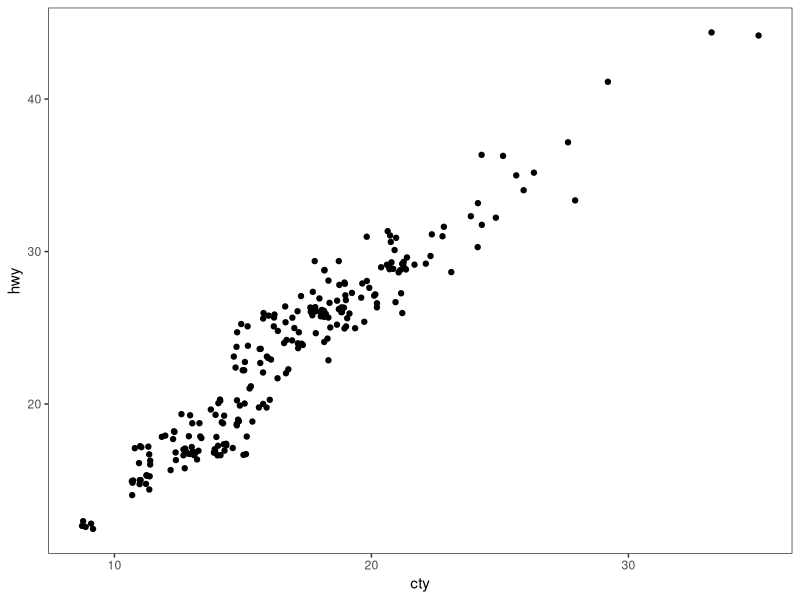

Reproduce this figure in R. (Note: this script raises an error after producing the figure.)
# ---------------------------------------------------------- #
#### MODULE 3: Plot even more data!                       ####               
# ---------------------------------------------------------- #

## OBJECTIVE:
# 1. To develop a "grammar of graphics".
# 2. To become comfortable using ggplot2 for exploratory data visualization.


# ---------------------------------------------------------- #
#### SET UP:                                              ####
# ---------------------------------------------------------- #
# REMINDER: In RStudio, open the Rproject for our course (UNCG_DataWrangling), 
# pull any changes from GitHub, and navigate to the branch you created for 
# yourself (just a single branch for the whole semester) in RStudio's Git tab.
# Open this week's assignment in this new branch to complete and submit on GitHub.
# Ideally, you'll commit your answers a bit at a time as you work through
# this assignment, rather than committing all at once at the end.

# Reminder of some helpful resources for graphing in R:
# ggplot Cookbook: http://www.cookbook-r.com/Graphs/
# Official ggplot2 Book: https://ggplot2-book.org/
# Themes in ggplot2: https://ggplot2-book.org/polishing.html#themes

# In ggplot2, aesthetic means “something you can see”. Each aesthetic is a
# mapping between a visual cue and a variable.
# Examples include:
# position (i.e., on the x and y axes)
# color (“outside” color)
# fill (“inside” color)
# shape (of points)
# line type
# size

# Each type of geometric object (geom) accepts only a subset of all aesthetics.
# Refer to the geom help pages to see what mappings each geom accepts. Aesthetic
# mappings are set with the aes() function.
??geom

# TASK: We will be using the ggplot2 package for graphing. Fortunately, ggplot2 
# is nested within the tidyverse package (along with many others).
# Start by writing code to load the tidyverse library.
# HINT: see the end of assignment #1 if you forgot how to load a package.
library(tidyverse)

# TASK: Write code below to set your theme to black and white and both your major
# AND minor gridlines to element_blank for all plots you'll be making today.
# HINT: Check back to last week's assignment section 1.9 for setting themes for
# all plots.
theme_set(
  theme_bw() +
    theme(
      panel.grid.major = element_blank(),
      panel.grid.minor = element_blank()
    )
)

# ---------------------------------------------------------- #
#### 1.0 CORRELATION                                      ####
# ---------------------------------------------------------- #

# We learned how to make correlations last week, but it never hurts to get
# more practice! Let's start by using a data set built into ggplot2.
# The mpg dataset looks at the gas efficiency of different cars. Run the following
# code to load the data:
data(mpg, package = "ggplot2")

# TASK: Create a scatterplot (i.e., a dot plot) to relate city and highway mileage.
# Color the points by the class of car (class column) and label the x and y axis 
# to be more informative (City Mileage (MPG) vs Highway Mileage (MPG)).
# HINT: Refer back to last week's assignment or the ggplot help resources if you 
# forget how to make a scatterplot.


# Looks alright, but the graph may be hiding some information...
# QUESTION: How many data points are in the mpg dataframe?


# QUESTION: Approximately how many dots are in the graph you just made? How does
# that compare to the number of observations in the dataframe?


# Try another correlation-focused geom that addresses this problem by running
# the following code:
ggplot(data=mpg, aes(x=cty, y=hwy)) + 
  geom_jitter()


# QUESTION: What happened when you created the plot with geom_jitter?


# QUESTION: Run the code to create a plot using geom_jitter a second time. Then run it
# again and again. What happens each time? Why is this happening?


# TASK: The default in geom_jitter is to jitter (or slightly move) the points away
# from each other in both the x and y directions. Check the help file for geom_jitter
# and write code below to make a graph where you jitter points in only the x-dimension
# by 0.5.


# ---------------------------------------------------------- #
#### 1.1 DETOUR! COLORS, COLORS, COLORS                   ####
# ---------------------------------------------------------- #

# Our world is so colorful, and our graphs can be too! But we want to be mindful
# of our color choices to not only be beautiful, but also informative and accessible.

# TASK: Create a new dataframe that filters our mpg data down to only information
# for car classes compact, midsize, and suv using an %in% statement. Name your 
# new dataframe mpgSubset.
# HINT: Refer back to the Transform assignment if you want help with %in% (or 
# try googling!)


# ggplot has lots of nice (and some not so nice) built-in color palettes that we 
# can use to fill our bars with color. Try running the following code:
ggplot(data=mpgSubset, aes(x=cty, y=hwy, color=class)) +
  geom_jitter()

# The code above supplies us with ggplot's default color palette, which I find not
# so pleasing. Let's try to change this!

# We can add a statement specifying the scale of colors we would prefer. One way
# to do this is to use other pre-set palettes from ggplot. Run the code below to 
# ask ggplot to use the color brewer's palette called Set 1.
ggplot(data=mpgSubset, aes(x=cty, y=hwy, color=class)) +
  geom_jitter() +
  scale_color_brewer(palette="Set1")

# Alternatively, we could use the "RdBu" palette:
ggplot(data=mpgSubset, aes(x=cty, y=hwy, color=class)) +
  geom_jitter() +
  scale_color_brewer(palette="RdBu")

# QUESTION: Investigate the color brewer's range of palettes at this website: 
# https://r-graph-gallery.com/38-rcolorbrewers-palettes.html
# What do you notice about the colors chosen from each of the palettes that we
# used above? (i.e., does it use the first three colors in the palette? The last
# three? Some other combination?)


# We could also pick out EXACTLY which colors we want for our figure. 
# There are 4 main ways to specify colors in R:
### by name
### by number
### by Hex code
### with the rgb() function

# By Name: R allows you to call more than 600 colors by name! Run the following
# code to see a list:
colors()

# We can put in the colors we chose for each variable by adding the 
# scale_color_manual() function to our plot. Try it out by running the following
# code:
ggplot(data=mpgSubset, aes(x=cty, y=hwy, color=class)) +
  geom_jitter() +
  scale_color_manual(values=c('midnightblue', 'cornflowerblue', 'tomato3'))


# You can also chose colors by number, which are assigned in R.

# TASK: Copy and paste the code to make our scatterplot and replace the color names
# with three numbers of your choice (between 1 and 657). How does your new figure look?
# HINT: remember to remove the quotation marks when calling numbers.


# QUESTION: How do you think you could figure out which color name belongs to
# each color number?
# HINT: Try creating a dataframe from color() by passing it into the
# as.data.frame() function.


# You can also chose colors by Hex code. A Hex color code is a 6-symbol code made
# of up to three 2-symbol elements (6 symbols in length all together). Each of 
# the 2-symbol elements represents a color value in the Red-Green-Blue (RGB) color
# scale from 0 to 255. Hex codes are written with a # in front of them. Let's try
# out calling our colors using hex code.
ggplot(data=mpgSubset, aes(x=cty, y=hwy, color=class)) +
  geom_jitter() +
  scale_color_manual(values=c('#191970', '#6495ED', '#FF6347'))

# There are two great things about hex codes. First, you can call ANY color you 
# want with a hex code. That is, you're not limited to the 657 colors that are
# in ggplot. By specifying the color by hex code, you can pick literally anything!

# TASK: Google the search term "color picker". This should bring up google's color
# picker (in addition to a billion other color picking websites). Use this color
# picker to generate the hex codes for three new colors of your choice. Then copy
# and paste the above code, replacing the hex codes with your color choices.


# The second great thing about hex codes is that you can control the transparency
# of your colors. Transparency is set in a hex code by adding two extra symbols
# to the end, which together make up the "alpha" element. Adding 00 to the end 
# of your hex code will make your color completely transparent, while adding FF 
# to the end will make it completely opaque. Any number/letters in-between will 
# result in partial transparency. You can find a complete list of transparencies
# between 0-100% here: https://gist.github.com/lopspower/03fb1cc0ac9f32ef38f4

# TASK: Try out transparency by copying and pasting your graph code below and
# adding the alpha element to the end of each of your hex codes to make your
# first color 0% transparent, your second color 50% transparent, and your third
# color 100% transparent.


# QUESTION: What happened to the point that you set to 100% transparent?


# Finally, we can set our colors using the rgb() function. This operates very
# similarly to the hex code, where you can pick exactly the color and transparency
# you want. Try it out by running the following code:
ggplot(data=mpgSubset, aes(x=cty, y=hwy, color=class)) +
  geom_jitter() +
  scale_color_manual(values=c(rgb(.10, .10, .44, 1), rgb(.39, .58, .93, 1), rgb(1.0, .39, .28, 1)))

# TASK: Modify the above code to make all of your points 50% transparent.

# There are so many inventive and artistic people in the world who have expanded
# the offerings for colors in ggplot. Check out some notable ones listed below
# when choosing colors for this assignment.
### Color-blind friendly palettes: https://github.com/JLSteenwyk/ggpubfigs
### Color palettes from vintage National Parks posters: https://github.com/katiejolly/nationalparkcolors
### Color palettes based on Wes Anderson movies: https://github.com/karthik/wesanderson
### Color palettes from famous Dutch paintings: https://github.com/EdwinTh/dutchmasters


# ---------------------------------------------------------- #
#### 1.2 DETOUR! LEGENDS                                  ####
# ---------------------------------------------------------- #

# When you specify colors in your ggplot code, R throws in a bonus legend for free!
# However, this legend is often not as clear or visually appealing as we might 
# prefer. But as with all geometric objects in ggplot, legends can be easily altered.

# Run the following code to create a scatter plot. Feel free to modify the colors
# as you prefer!
ggplot(data=mpgSubset, aes(x=cty, y=hwy, color=class)) +
  geom_jitter()

# QUESTION: Where did ggplot get the legend title and values from?


# We could change the title and values in our legend by altering the dataframe
# we are passing into ggplot. But that seems a bit drastic. Instead, we can 
# lean on the same code that specifies our color picks to alter the legend text.
# Try it out by running the following code:
ggplot(data=mpgSubset, aes(x=cty, y=hwy, color=class)) + 
  geom_jitter() + 
  scale_color_manual(values=c('#FCBA03', '#380754', '#496916'),
                     name='Class of Car', 
                     breaks=c('suv', 'midsize', 'compact'), 
                     labels=c('SUV', 'Midsize', 'Compact'))


# TASK: Label each line of the code above with what it is doing.
# HINT: Check the scale_color_manual help file or ggplot Cookbook for more info.


# IMPORTANT: It is important to pay attention to the order you provide ggplot with 
# your color choices and legend labels! Try running the following code:
ggplot(data=mpgSubset, aes(x=cty, y=hwy, color=class)) + 
  geom_jitter() + 
  scale_color_manual(values=c('#FCBA03', '#380754', '#496916'), 
                     name='Class of Car', 
                     breaks=c('suv', 'midsize', 'compact'), 
                     labels=c('Compact', 'SUV', 'Midsize')) 


# QUESTION: What is wrong with the code above? Why is it so important to be
# careful with the order you pass information into ggplot?


# While changing the legend text and factor order takes place in the scale_color_manual
# step, moving the legend around on the graph page is part of the graph theme. We
# can try this out using the code below:
ggplot(data=mpgSubset, aes(x=cty, y=hwy, color=class)) + 
  geom_jitter() + 
  theme(legend.position='top')


# TASK: Modify the code above to have the legend display along the bottom of
# the figure.


# We can also have the legend located within the area of the graph itself! We can 
# do this by specifying the coordinates for where the legend should go within the
# graph axes. First we set the legend position and then we set the anchoring 
# position by justifying the legend.
### bottom left: 0,0
### bottom right: 1,0
### top left: 0,1
### top right: 1,1

# Try it out by running the following code:
ggplot(data=mpgSubset, aes(x=cty, y=hwy, color=class)) + 
  geom_jitter() + 
  theme(legend.position=c(1,0), legend.justification=c(1,0))

# QUESTION: What happens if you don't include the code for legend justification
# above?


# TASK: Copy and paste the code from above. Modify it to place the legend in the
# upper left part of the graph.


# Finally, we might want to remove the legend altogether! We would do so by
# modifying the theme as well. 

# TASK: Check the ggplot cookbook to find the legends section. Read what it says 
# about removing the legend. Then copy and paste the graph code from above. Modify
# the code to remove the legend.


# ---------------------------------------------------------- #
#### 2.0 DEVIATION                                        ####
# ---------------------------------------------------------- #

# Used to compare variation in values between small number of items (or categories) 
# with respect to a fixed reference.

# Whether the graphical type is a deviation graph or a composition graph (or a 
# ranking graph) may depend on the underlying data structure.

# We used geom_bar() last week with factor data to create a bar graph. But
# geom_bar() is a bit tricky because it can make EITHER a bar graph or a histogram
# depending on the data you give it. The default of geom_bar() is to set stat to 
# count so if you give it just a continuous x value, it will make a histogram. Try
# it with the following code:
ggplot(data=mpg, aes(x=hwy)) + 
  geom_bar()

# In order to have the geom create bars and not a histogram, you must:
# 1) Set stat = identity
# 2) Provide both an x and a y inside the aes(), where x is either a character 
# or factor and y is numeric.

# TASK: Create a dataframe of summary statistics for the mpg data, calculating the
# mean, standard deviation, and standard error for highway mpg grouping by class.
# Name the resulting dataframe highwayMPG and your new variables hwy_mean, hwy_sd,
# and hwy_se.
# HINT: Look back at the Transform assignment if you forget how to summarize the
# data. Also recall, standard error = 1.96*standard deviation.


# TASK: Create a bar graph showing the average highway MPG on the y-axis and 
# car class on the x-axis. Fill the bars by class. Add in error bar caps that are 20%
# the width pf the bars.
# HINT: Don't forget to change stat from the default in your geom_bar() statement!


# ---------------------------------------------------------- #
#### 2.1 DETOUR! COLORS AND LEGENDS, AGAIN                ####
# ---------------------------------------------------------- #

# Recall that some geometric elements require fills instead of (or sometimes in
# addition to) colors.

# TASK: Create a bar graph with the mpg summary stats with the following parameters:
# (1) Black bar outline
# (2) Bars filled with the color brewer palette "Dark2" using the scale_fill_manual
#     statement
# (3) No legend
# (4) Informative x- and y-axis labels. 

# HINT: Carefully consider whether your color and/or fill should go within an aes() 
# statement, the scale_fill_manual or scale_color_manual statements, or neither.
# If in doubt, try a bunch of ways until it looks how we want it. And consult 
# your helpful ggplot resources on the web.


# ---------------------------------------------------------- #
#### 2.2 DETOUR! AXIS MODIFICATIONS                       ####
# ---------------------------------------------------------- #

# Run the following code, feeling free to modify colors as you prefer:
ggplot(data=highwayMPG, aes(x=class, y=hwy_mean, fill=class)) +
  geom_bar(stat='identity') 

# QUESTION: Where is ggplot getting the x-axis tick labels from?


# Often our tick labels are not the best. We can modify them to be more informative
# or visually appealing by directly modifying the dataframe, but again this feels
# a bit extreme. Instead, we can directly modify the scale of the axis. For axes
# that deal with categories, we are setting the discrete scale. Try it out by
# running the following code:
ggplot(data=highwayMPG, aes(x=class, y=hwy_mean, fill=class)) +
  geom_bar(stat='identity') +
  scale_x_discrete(labels=c('sport', 'compact', 'midsize', 'minivan', 'pickup', 'subcompact', 'SUV'))

# We can also change the scale of the continuous axes, including how large they are
# and where the tick marks fall as follows:
ggplot(data=highwayMPG, aes(x=class, y=hwy_mean, fill=class)) +
  geom_bar(stat='identity') +
  scale_y_continuous(breaks=seq(0, 50, 10)) +
  coord_cartesian(ylim=c(0,50))

# QUESTION: Try running the code above without the coord_cartesian() statement. 
# What is surprising about the resulting graph? Based on this result, what do you
# think the coord_cartesian() statement does?


# We can also add a statement into the scale discrete or continuous statements
# to name our axes, rather than putting in a whole separate step of xlab() or ylab().
# Try it out with the following code:
ggplot(data=highwayMPG, aes(x=class, y=hwy_mean, fill=class)) +
  geom_bar(stat='identity') +
  scale_x_discrete(name='Class of Car') +
  scale_y_continuous(name='Mean Highway MPG')


# Finally, we can flip our axes easily in ggplot as follows:
ggplot(data=highwayMPG, aes(x=class, y=hwy_mean, fill=class)) +
  geom_bar(stat='identity') +
  coord_flip()


# TASK: Let's put it all together. Make a graph of the mpg summary stats with the
# following specifications:
# (1) color by class of car using a color scheme of your choice (not the default)
# (2) plot the class of car on the x-axis and the highway MPG on the y axis
# (3) include better names for the x- and y-axis titles
# (4) include better names for the car classes
# (5) set the scale of the highway mpg to run from 0 to 30 with breaks every 5 
# (6) flip your axes
# (7) remove the legend


# ---------------------------------------------------------- #
#### 3.0 RANKING                                          ####
# ---------------------------------------------------------- #
# Used to compare the position or performance of multiple items with respect to 
# each other. Actual values matters somewhat less than the ranking.

# TASK: Create a dataframe of summary statistics for the mpg data, calculating the
# mean, standard deviation, and standard error for CITY mpg grouping by class.
# Name the resulting dataframe cityMPG and your new variables city_mean, city_sd,
# and city_se.
# HINT: Look back at the Transform assignment if you forget how to summarize the
# data. Also, standard error = 1.96*standard deviation.


# Now we want to plot our data in order from smallest to largest city MPG to get
# a ranking. To do so, we need to use the reorder() function to rearrange the data
# going into our x-axis.
ggplot(cityMPG, aes(x=reorder(class, city_mean), y=city_mean)) + 
  geom_bar(stat="identity")

# TASK: Recreate the above ranking figure to include the following:
# (1) class of car on the x-axis with informative axis and tick labels
# (2) MPG ordered from highest to lowest (hint: try google if you're unsure)
# (3) bars with dary grey outlines and filled by class with your favorite color scheme
# (4) error bars with end caps 30% the width of the bars
# (5) y-axis from 0 to 30 with tick marks every 5
# (6) no legend.


# ---------------------------------------------------------- #
#### 4.0 DISTRIBUTION                                     ####
# ---------------------------------------------------------- #
# When you have lots and lots of data points and want to study where and how the
# data points are distributed.

# Histograms can be accomplished with either geom_bar() or geom_histogram()
ggplot(mpg, aes(hwy)) + 
  geom_histogram()

# TASK: Recreate the graph above, but using geom_bar() instead


# TASK: Try making a histogram with the categorical variable 'manufacturer'.
# What error message do you get?


# QUESTION: What happens when you follow the advice of the error message and 
# make stat='count'?
ggplot(mpg, aes(manufacturer)) + 
  geom_histogram(stat="count")


# TASK: Make a boxplot comparing the distribution of cty (city mileage) for
# each class of car.
# HINT: Look back to last week if you forget how to make a boxplot.


# We can also make a different type of distribution, a violin plot using the 
# geom_violin statement as follows:
ggplot(mpg, aes(x=class, y=cty)) + 
  geom_violin()

# QUESTION: What does a violin plot show? Check google if you're unsure.


# ---------------------------------------------------------- #
#### 5.0 COMPOSITION                                      ####
# ---------------------------------------------------------- #
# Bar charts and pie charts are classic ways of showing composition of a dataset.

# TASK: Let's get some data for this task by determining the number of cars from 
# each car manufacturer in our mpg dataframe. We can do this as follows:
manufacturerFreq <- mpg %>% 
  group_by(manufacturer) %>% 
  summarize(frequency=length(manufacturer)) %>% 
  ungroup()

# TASK: Make a bar graph of the number of cars (frequency) by manufacturer using
# the dataframe we created above.


# We can switch the bar chart you created above into a pie chart simply by changing
# the coordinate system through a series of steps as follows:

ggplot(manufacturerFreq, aes(x=manufacturer, y=frequency)) +
  geom_bar(stat="identity") +
  coord_polar()

ggplot(manufacturerFreq, aes(x=manufacturer, y=frequency, fill=manufacturer)) +
  geom_bar(stat="identity") +
  coord_polar()

ggplot(manufacturerFreq, aes(x="", y=frequency, fill=manufacturer)) +
  geom_bar(stat="identity", width=1) +
  coord_polar()

ggplot(manufacturerFreq, aes(x="", y=frequency, fill=manufacturer)) +
  geom_bar(stat="identity", width=1) +
  coord_polar(theta="y")

ggplot(manufacturerFreq, aes(x="", y=frequency, fill=manufacturer)) +
  geom_bar(stat="identity", width=1) +
  coord_polar(theta="y", start=0) +
  theme_void() +
  theme(legend.title = element_text(size = 12.5), 
        legend.text  = element_text(size = 8.5),
        legend.key.size = unit(.75, "lines"))

# TASK: Annotate the code below to describe what each line does:
ggplot(manufacturerFreq, aes(x="", y=frequency, fill=manufacturer)) +
  geom_bar(stat="identity", width=1) +
  coord_polar(theta="y", start=0) +
  theme_void() +
  theme(legend.title = element_text(size = 12.5), 
        legend.text  = element_text(size = 8.5),
        legend.key.size = unit(.75, "lines"))


# ---------------------------------------------------------- #
#### 6.0 CHANGE                                           ####
# ---------------------------------------------------------- #

# Time series are often best visualized with line graphs. Let's try this out
# with some new data:
data("economics")

# TASK: Use the economics dataset to plot the number of people who are unemployed
# over time (unemploy vs date). Make a scatterplot, then connect the points with 
# lines using geom_line().
# HINT: use ?economics to get more information about this dataset.




# ---------------------------------------------------------- #
#### GROUPS AND MAPS                                      ####
# ---------------------------------------------------------- #

# Let's save these for group project options, this assignment is really long!









# REMEMBER: Save and push your script when you're done with this assignment!
